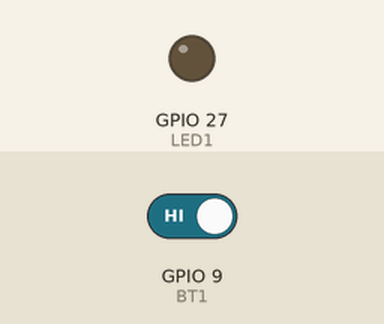
Simulated run of this sketch. Board: ESP32. Shown: output pins drawn as LEDs (lit = HIGH). Inputs (shaded band) come from the test bench; at power-on: GPIO 9 (BT1) HIGH.

Above: at 1.2 s.
1.3 s: GPIO 9 (BT1) driven LOW
At 1.7 s:
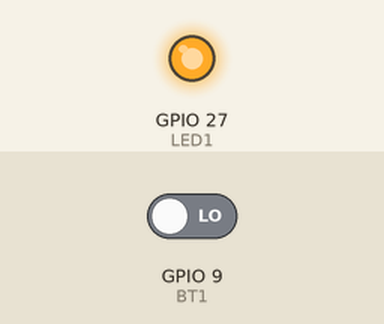
2.8 s: GPIO 9 (BT1) driven HIGH
At 4.0 s:
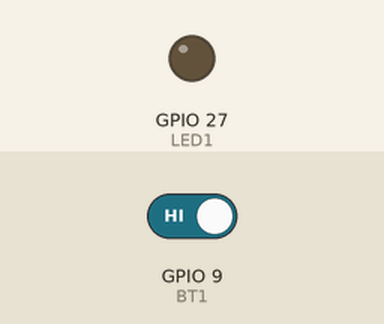
Timing chart, 0 to 5.8 s (numbered marks = the images above; inputs shaded):
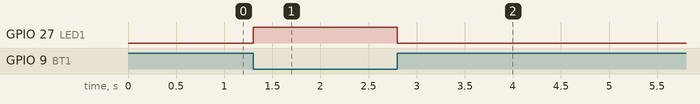

The sketch:

ex03_entrada_digital.ino
```cpp
// Curso arduino profissional WRKITS
// Aula 3.3 - Entrada digital
// Exemplo entrada digital


#define LED1 27
#define BT1   9                         //Botão utilizado para alternar o estado do led
bool LEDSTATUS = 0;

void setup()
{
  pinMode(LED1, OUTPUT);                //Declarando o led como saída
  pinMode(BT1,  INPUT);                 //Declarando o botão como entrada
}

void loop()
{
//  bool bt_status = 0;                   // Declarando uma variável booleana para o ler o status do botão
//  bt_status = !digitalRead(BT1);         // A variável assume o valor do estado do botão através da leitura feita pelo digitalRead()
//  digitalWrite(LED1,bt_status);         // O status da variável é responsável por alternar o estado do led
//

    // Maneira mais simples
    digitalWrite(LED1, !digitalRead(BT1));

}
```

Measured:
- after the input at 1.3 s, GPIO 27 (LED1): LOW → HIGH at once
- after the input at 2.8 s, GPIO 27 (LED1): HIGH → LOW at once
